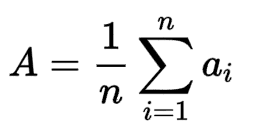
#> input picture Statistics & Probability/Mean, Median, Mode, Range, InterQuartile Range/images/mean.png, 255 x 136 px, found by its file name
$ jupyter execute 'mean (or) target-guided.ipynb'
#> lines starting #> are read from the running program, lines starting #| are printed output that depends on the picture
1. [Mean Target-guided Encoding](#mean-target-guided-encoding)

#### Mean Target-guided Encoding:
- the encoded values are based on the ```probability``` of each ```categorical``` labels w.r.t ```output class``` labels

[cell 1]
from PIL import Image
from IPython.display import display

img = Image.open('images/mean.png')
#> img is the input picture: PIL image 255x136 RGBA; mean R, G, B, A 240.9, 240.9, 240.9, 255
new_image = img.resize((550, 270))
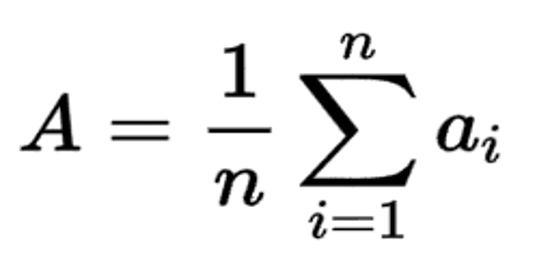
#> new_image: PIL image 550x270 RGBA; mean R, G, B, A 240.9, 240.9, 240.9, 255
display(new_image)


$ run again, with Statistics & Probability/Mean, Median, Mode, Range, InterQuartile Range/images/bimodalqq.png copied over Statistics & Probability/Mean, Median, Mode, Range, InterQuartile Range/images/mean.png
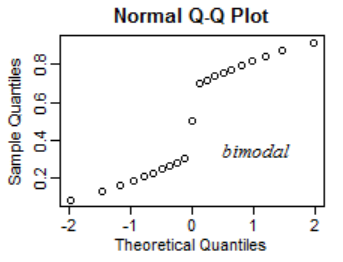
#> input picture Statistics & Probability/Mean, Median, Mode, Range, InterQuartile Range/images/bimodalqq.png, 343 x 262 px, found by its file name
#> img is the input picture: PIL image 343x262 RGBA; mean R, G, B, A 241.9, 241.8, 241.9, 255
#> `new_image = img.resize((550, 270))`:
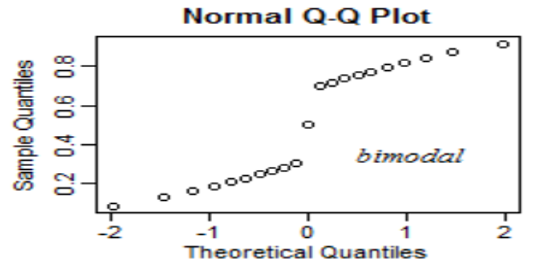
#> new_image: PIL image 550x270 RGBA; mean R, G, B, A 241.7, 241.6, 241.7, 255

$ run again, with Statistics & Probability/Mean, Median, Mode, Range, InterQuartile Range/images/iqr2.png copied over Statistics & Probability/Mean, Median, Mode, Range, InterQuartile Range/images/mean.png
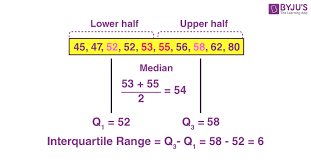
#> input picture Statistics & Probability/Mean, Median, Mode, Range, InterQuartile Range/images/iqr2.png, 311 x 162 px, found by its file name
#> img is the input picture: PIL image 311x162 P; mean R, G, B 247.8, 243.7, 238.7
#> `new_image = img.resize((550, 270))`:
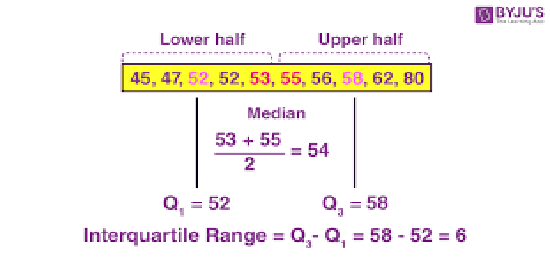
#> new_image: PIL image 550x270 P; mean R, G, B 247.8, 243.8, 238.5

$ run again, with Statistics & Probability/Mean, Median, Mode, Range, InterQuartile Range/images/mode.png copied over Statistics & Probability/Mean, Median, Mode, Range, InterQuartile Range/images/mean.png
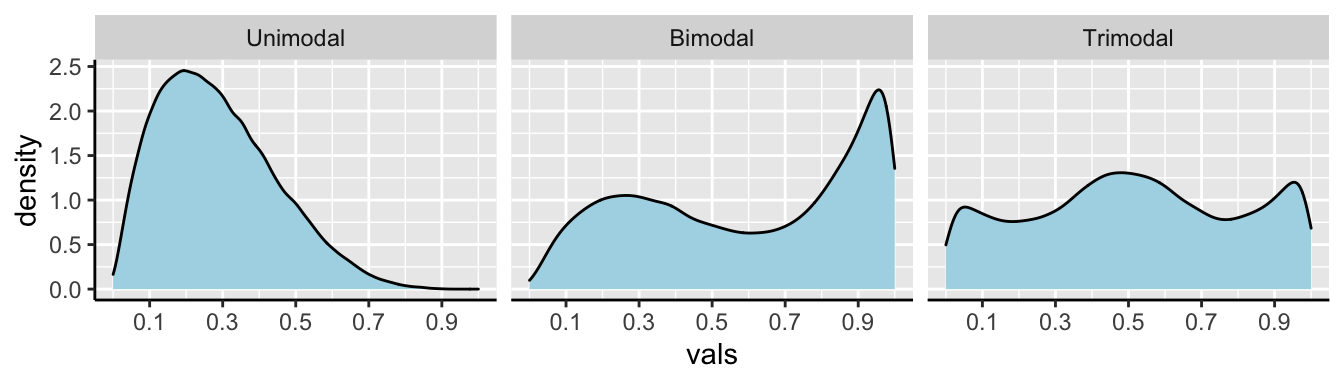
#> input picture Statistics & Probability/Mean, Median, Mode, Range, InterQuartile Range/images/mode.png, 1344 x 384 px, found by its file name
#> img is the input picture: PIL image 1344x384 RGBA; mean R, G, B, A 218.1, 226.9, 230, 255
#> `new_image = img.resize((550, 270))`:
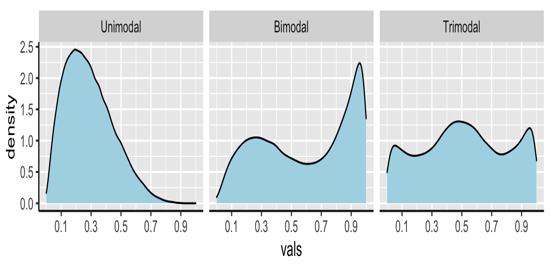
#> new_image: PIL image 550x270 RGBA; mean R, G, B, A 218, 226.9, 229.9, 255
